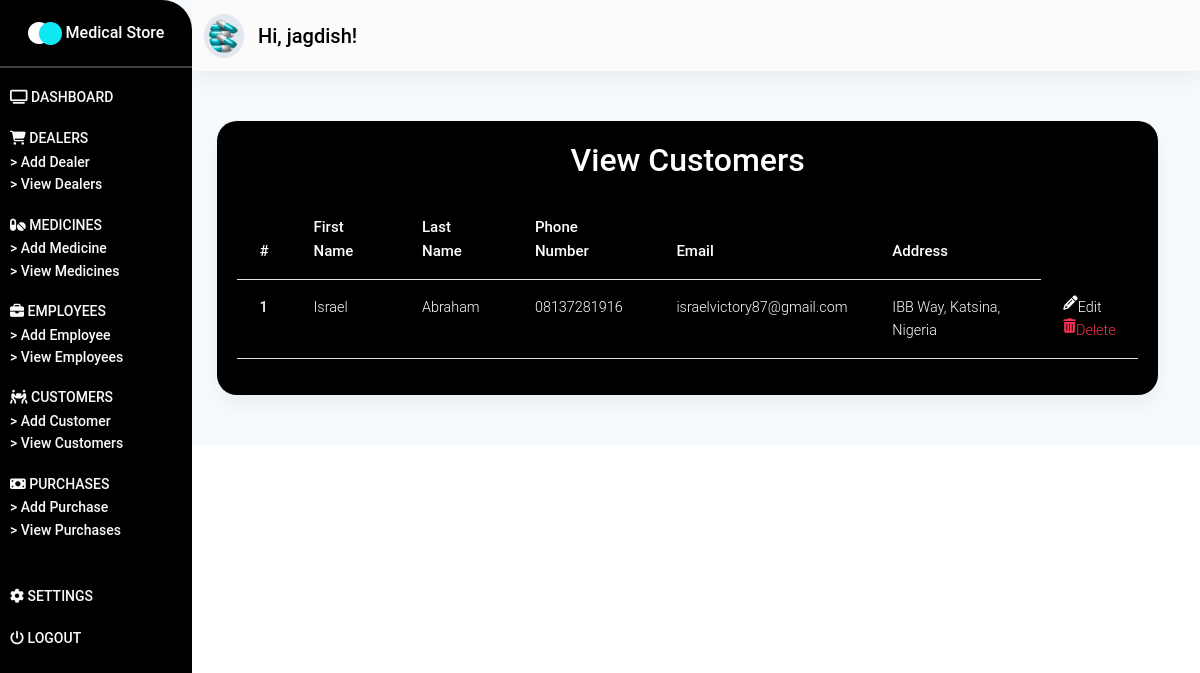
The app's page /customers/ (signed in) with its own data.
### store/models.py (models this page shows, shortened)
class Customer(models.Model):
    fname = models.CharField(max_length=100)
    lname = models.CharField(max_length=100)
    address = models.TextField()
    phone_number = models.CharField(max_length=15)
    email = models.CharField(max_length=50)
    def get_update_url(self):
        return reverse("store:update-customer", kwargs={"pk": self.pk})
    def get_delete_url(self):
        return reverse("store:delete-customer", kwargs={"pk": self.pk})

### store/views.py (the view)
# urls.py: path("customers/", customers_page, name="view-customers"),
@login_required(login_url="/login/")
def customers_page(request):
    customers = Customer.objects.all()
    context = {"customers": customers}
    return render(request, "store/view-customers.html", context)

### store/templates/store/view-customers.html (shortened to what this page needs)
{% extends 'store/base.html' %}
{% load static %}
{% block content %}
<section id="dashboard_section" class="dashboard_section">
    {% include "store/_dashboard-admin.html" %}
    <div class="container-fluid">
        <div class="add_dealer">
            <div class="medicine__card card">
                <p class="h2">
                    View Customers
                </p>
                <div class="dealers__table table-responsive">
                    <table class="table">
                        <thead>
                            <tr>
                                <th scope="col">#</th>
                                <th scope="col">First Name</th>
                                <th scope="col">Last Name</th>
                                <th scope="col">Phone Number</th>
                                <th scope="col">Email</th>
                                <th scope="col">Address</th>
                            </tr>
                        </thead>
                        <tbody>
                            {% for customer in customers %}
                            <tr>
                                <th scope="row">{{ customer.id }}</th>
                                <td>{{ customer.fname }}</td>
                                <td>{{ customer.lname }}</td>
                                <td>{{ customer.phone_number }}</td>
                                <td>{{ customer.email }}</td>
                                <td>{{ customer.address }}</td>
                                <td>
                                    <a href="{{ customer.get_update_url }}" class="text-white d-flex">
                                        <i class="fa fa-pencil pr-3 mr-3" aria-hidden="true"></i> Edit
                                    </a>
                                    <a href="{{ customer.get_delete_url }}" class="text-danger d-flex">
                                        <i class="fa fa-trash" aria-hidden="true"></i> Delete
                                    </a>
                                </td>
                            </tr>
                            {% endfor %}
                        </tbody>
                    </table>
                </div>
            </div>
        </div>
    </div>
</section>
{% endblock content %}

### store/templates/store/_dashboard-admin.html (shortened to what this page needs)
{% load static %}
<div class="dashboard_header" id="sidebarToggleButton">
    <div class="dasboard_sidebar">
        <nav class="sidenav_bar sidenav-d-none" id="sideNavBar">
            <div class="dashboard_logo">
                <div class="logo_flex">
                    <img src="{% static 'images/logo.png' %}" alt="" class="img-responsive">
                    <span class="text">
                        Medical Store
                    </span>
                </div>
            </div>
            <hr class="hr_sidenav">
            <div class="sidebar_main">
                <ul class="sidebar">
                    <li class="sidebar_item">
                        <a href="{% url 'store:dashboard-admin' %}" class="item_link">
                            <i class="fa fa-television" aria-hidden="true"></i>
                            <span class="item_text sidebar_active">
                                Dashboard
                            </span>
                        </a>
                    </li>
                    <li class="sidebar_item">
                        <a class="item_link" id="dealerID">
                            <i class="fa fa-shopping-cart" aria-hidden="true"></i>
                            <span class="item_text">
                                Dealers
                            </span>
                        </a>
                        <div class="dealer__items" id="dealerItems">
                            <a href="{% url "store:add-dealer" %}" class="dealer__item">
                                > Add Dealer
                            </a>
                            <a href="{% url "store:view-dealers" %}" class="dealer__item">
                                > View Dealers
                            </a>
                        </div>
                    </li>
                    <li class="sidebar_item">
                        <a class="item_link" id="medicineID">
                            <i class="fas fa-pills    "></i>
                            <span class="item_text">
                                Medicines
                            </span>
                        </a>
                        <div class="medicine__items" id="medicineItems">
                            <a href="{% url 'store:add-medicine' %}" class="dealer__item">
                                > Add Medicine
                            </a>
                            <a href="{% url 'store:view-medicines' %}" class="dealer__item">
                                > View Medicines
                            </a>
                        </div>
                    </li>
                    <li class="sidebar_item">
                        <a class="item_link" id="employeeID">
                            <i class="fa fa-briefcase" aria-hidden="true"></i>
                            <span class="item_text">
                                Employees
                            </span>
                        </a>
                        <div class="employee__items" id="employeeItems">
                            <a href="{% url 'store:add-employee' %}" class="dealer__item">
                                > Add Employee
                            </a>
                            <a href="{% url 'store:view-employees' %}" class="dealer__item">
                                > View Employees
                            </a>
                        </div>
                    </li>
                    <li class="sidebar_item">
                        <a class="item_link" id="customerID">
                            <i class="fas fa-people-carry    "></i>
                            <span class="item_text">
                                Customers
                            </span>
                        </a>
                        <div class="customer__items" id="customerItems">
                            <a href="{% url 'store:add-customer' %}" class="dealer__item">
                                > Add Customer
                            </a>
                            <a href="{% url 'store:view-customers' %}" class="dealer__item">
                                > View Customers
                            </a>
                        </div>
                    </li>
                    <li class="sidebar_item" id="purchaseID">
                        <a class="item_link">
                            <i class="fas fa-money-bill    "></i>
                            <span class="item_text">
                                Purchases
                            </span>
                        </a>
                        <div class="purchase__items" id="purchaseItems">
                            <a href="{% url 'store:add-purchase' %}" class="dealer__item">
                                > Add Purchase
                            </a>
                            <a href="{% url 'store:view-purchases' %}" class="dealer__item">
                                > View Purchases
                            </a>
                        </div>
                    </li>
                </ul>
            </div>
            <div class="sidebar_meta">
                <ul class="sidebar">
                    <li class="sidebar_item">
                        <a href="{% url 'store:settings' %}" class="item_link">
                            <i class="fa fa-gear" aria-hidden="true"></i>
                            <span class="item_text">
                                Settings
                            </span>
                        </a>
                    </li>
                    <li class="sidebar_item">
                        <a href="{% url 'store:confirm-logout' %}" class="item_link">
                            <i class="fa fa-power-off" aria-hidden="true"></i>
                            <span class="item_text">
                                Logout
                            </span>
                        </a>
                    </li>
                </ul>
            </div>
        </nav>
    </div>
    <div class="dashboard_navbar" id=mainNavBar>
        <nav class="navbar navbar-expand-sm navbar-light bg-light sticky-top">
            <div class="container-fluid">
                <a class="navbar-brand nav_image" href="#">
                    <img src="{% static 'images/medicine.png' %}" alt="" class="img-responsive">
                    <span class="nav_span" style="font-weight: 550;">
                        Hi, {{ request.user.username }}!
                    </span>
                </a>
            </div>
        </nav>
    </div>
</div>

### store/static/css/styles.css (style rules this page uses)
* { margin: 0%; padding: 0%; box-sizing: border-box; }
a.nav_image img { width: 40px; background-color: #e2e8f0; padding: 5px; color: #000 !important; border-radius: 50%; }
span.nav_span { font-weight: 550; color: #000; margin-left: 10px; }
span.sidebar_active { font-weight: 550; }
div.dashboard_navbar { margin-left: 12rem; }
nav.sidenav_bar { width: 12rem; height: 100%; padding-bottom: 50px; position: fixed; background: #000; border-radius: 0px 30px 30px 0px; }
div.dashboard_logo { margin-top: 20px; margin-bottom: 20px; text-align: center; }
div.dashboard_logo span.text { color: #fff !important; font-weight: 550; }
hr.hr_sidenav { background-color: #fff; height: 2px; }
ul.sidebar { list-style: none; padding: 0; margin: 0; display: flex; flex-direction: column; align-items: flex-start; margin-left: 10px; }
li.sidebar_item { margin-bottom: 1rem; }
li.sidebar_item a { color: #f7fafc; font-size: 14px; font-weight: 500; }
li.sidebar_item span.item_text { text-transform: uppercase; }
div.dealer__items, div.medicine__items, div.employee__items, div.customer__items, div.purchase__items { display: flex; flex-direction: column; }
a.dealer__item { color: #f7fafc; font-size: 14px; }
div.sidebar_meta { margin-top: 26px; }
section.dashboard_section { --bg-opacity: 1; background-color: #f7fafc; background-size: contain; }
div.add_dealer { margin-top: 50px; padding-bottom: 50px; }
div.dealer__card, div.medicine__card, div.employee__card, div.customer__card, div.purchase__card, div.confirm__card { padding: 20px; background-color: #000; width: 80%; margin: auto; margin-right: 30px; border-radius: 20px; }
div.dealer__card p.h2, div.medicine__card p.h2, div.employee__card p.h2, div.customer__card p.h2, div.purchase__card p.h2, div.confirm__card p.h2 { text-align: center; color: #fff; margin-bottom: 20px; font-weight: 550; }
div.dealers__table table.table { width: 100% !important; color: #fff; }
div.dealers__table table.table thead { font-size: 15px; font-weight: 600 !important; }

### records on screen
Customer: id "1", fname "Israel", lname "Abraham", phone_number "08137281916", email "israelvictory87@gmail.com", address "IBB Way, Katsina, Nigeria"

### other values on screen
{{ request.user.username }} "jagdish"
